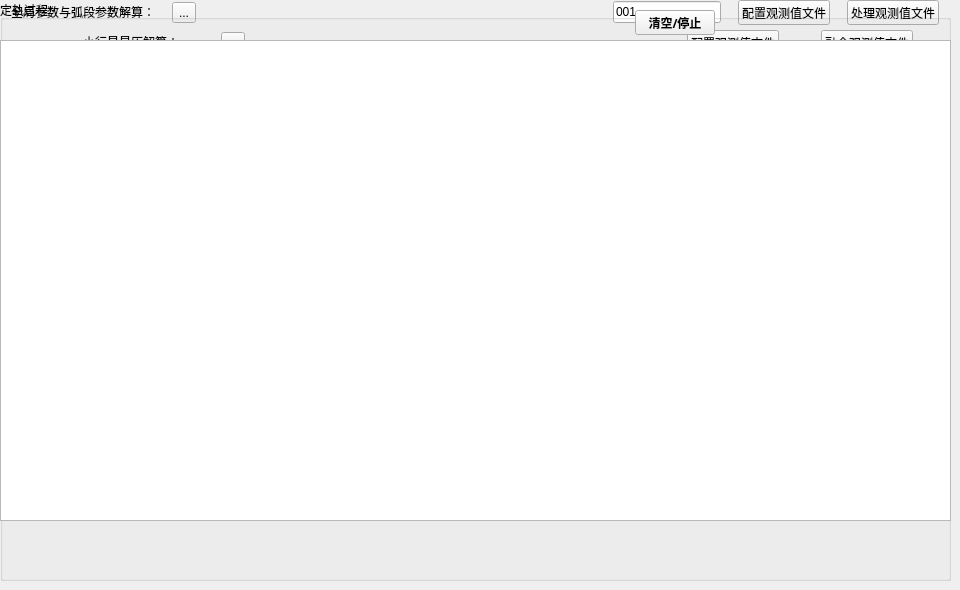
       <widget class="QWidget" name="tab_5">
        <attribute name="title">
         <string>定轨输出</string>
        </attribute>
        <widget class="QWidget" name="horizontalLayoutWidget_66">
         <property name="visible">
          <bool>false</bool>
         </property>
         <property name="geometry">
          <rect>
           <x>0</x>
           <y>0</y>
           <width>951</width>
           <height>25</height>
          </rect>
         </property>
         <layout class="QHBoxLayout" name="horizontalLayout_67">
          <item>
           <widget class="QLabel" name="label_125">
            <property name="enabled">
             <bool>true</bool>
            </property>
            <property name="sizePolicy">
             <sizepolicy hsizetype="Fixed" vsizetype="Preferred">
              <horstretch>0</horstretch>
              <verstretch>0</verstretch>
             </sizepolicy>
            </property>
            <property name="text">
             <string>&lt;html&gt;&lt;head/&gt;&lt;body&gt;&lt;p&gt;全局参数与弧段参数解算：&lt;/p&gt;&lt;/body&gt;&lt;/html&gt;</string>
            </property>
           </widget>
          </item>
          <item>
           <widget class="QToolButton" name="toolButton_5">
            <property name="text">
             <string>...</string>
            </property>
           </widget>
          </item>
          <item>
           <spacer name="horizontalSpacer_192">
            <property name="orientation">
             <enum>Qt::Horizontal</enum>
            </property>
            <property name="sizeType">
             <enum>QSizePolicy::Fixed</enum>
            </property>
            <property name="sizeHint" stdset="0">
             <size>
              <width>400</width>
              <height>20</height>
             </size>
            </property>
           </spacer>
          </item>
          <item>
           <widget class="QLineEdit" name="lineEdit_87">
            <property name="sizePolicy">
             <sizepolicy hsizetype="Fixed" vsizetype="Fixed">
              <horstretch>0</horstretch>
              <verstretch>0</verstretch>
             </sizepolicy>
            </property>
            <property name="text">
             <string>001</string>
            </property>
           </widget>
          </item>
          <item>
           <widget class="QPushButton" name="pushButton_79">
            <property name="sizePolicy">
             <sizepolicy hsizetype="Fixed" vsizetype="Fixed">
              <horstretch>0</horstretch>
              <verstretch>0</verstretch>
             </sizepolicy>
            </property>
            <property name="text">
             <string>配置观测值文件</string>
            </property>
           </widget>
          </item>
          <item>
           <widget class="QPushButton" name="pushButton_80">
            <property name="sizePolicy">
             <sizepolicy hsizetype="Fixed" vsizetype="Fixed">
              <horstretch>0</horstretch>
              <verstretch>0</verstretch>
             </sizepolicy>
            </property>
            <property name="text">
             <string>处理观测值文件</string>
            </property>
           </widget>
          </item>
         </layout>
        </widget>
        <widget class="QWidget" name="horizontalLayoutWidget_67">
         <property name="visible">
          <bool>false</bool>
         </property>
         <property name="geometry">
          <rect>
           <x>0</x>
           <y>30</y>
           <width>951</width>
           <height>25</height>
          </rect>
         </property>
         <layout class="QHBoxLayout" name="horizontalLayout_68">
          <item>
           <spacer name="horizontalSpacer_191">
            <property name="orientation">
             <enum>Qt::Horizontal</enum>
            </property>
            <property name="sizeType">
             <enum>QSizePolicy::Fixed</enum>
            </property>
            <property name="sizeHint" stdset="0">
             <size>
              <width>47</width>
              <height>20</height>
             </size>
            </property>
           </spacer>
          </item>
          <item>
           <widget class="QLabel" name="label_126">
            <property name="enabled">
             <bool>true</bool>
            </property>
            <property name="sizePolicy">
             <sizepolicy hsizetype="Fixed" vsizetype="Preferred">
              <horstretch>0</horstretch>
              <verstretch>0</verstretch>
             </sizepolicy>
            </property>
            <property name="text">
             <string>&lt;html&gt;&lt;head/&gt;&lt;body&gt;&lt;p&gt;小行星星历解算：&lt;/p&gt;&lt;/body&gt;&lt;/html&gt;</string>
            </property>
           </widget>
          </item>
          <item>
           <widget class="QToolButton" name="toolButton_6">
            <property name="text">
             <string>...</string>
            </property>
           </widget>
          </item>
          <item>
           <spacer name="horizontalSpacer_193">
            <property name="orientation">
             <enum>Qt::Horizontal</enum>
            </property>
            <property name="sizeType">
             <enum>QSizePolicy::Preferred</enum>
            </property>
            <property name="sizeHint" stdset="0">
             <size>
              <width>400</width>
              <height>20</height>
             </size>
            </property>
           </spacer>
          </item>
          <item>
           <widget class="QPushButton" name="pushButton_81">
            <property name="sizePolicy">
             <sizepolicy hsizetype="Fixed" vsizetype="Fixed">
              <horstretch>0</horstretch>
              <verstretch>0</verstretch>
             </sizepolicy>
            </property>
            <property name="text">
             <string>配置观测值文件</string>
            </property>
           </widget>
          </item>
          <item>
           <widget class="QPushButton" name="pushButton_82">
            <property name="sizePolicy">
             <sizepolicy hsizetype="Fixed" vsizetype="Fixed">
              <horstretch>0</horstretch>
              <verstretch>0</verstretch>
             </sizepolicy>
            </property>
            <property name="text">
             <string>融合观测值文件</string>
            </property>
           </widget>
          </item>
         </layout>
        </widget>
        <widget class="QGroupBox" name="groupBox_9">
         <property name="geometry">
          <rect>
           <x>0</x>
           <y>0</y>
           <width>951</width>
           <height>581</height>
          </rect>
         </property>
         <property name="title">
          <string>定轨过程</string>
         </property>
         <widget class="QTextEdit" name="textEdit">
          <property name="geometry">
           <rect>
            <x>0</x>
            <y>40</y>
            <width>951</width>
            <height>481</height>
           </rect>
          </property>
         </widget>
         <widget class="QWidget" name="horizontalLayoutWidget_68">
          <property name="geometry">
           <rect>
            <x>0</x>
            <y>10</y>
            <width>951</width>
            <height>25</height>
           </rect>
          </property>
          <layout class="QHBoxLayout" name="horizontalLayout_69">
           <item>
            <spacer name="horizontalSpacer_195">
             <property name="orientation">
              <enum>Qt::Horizontal</enum>
             </property>
             <property name="sizeType">
              <enum>QSizePolicy::Preferred</enum>
             </property>
             <property name="sizeHint" stdset="0">
              <size>
               <width>400</width>
               <height>20</height>
              </size>
             </property>
            </spacer>
           </item>
           <item>
            <widget class="QPushButton" name="pushButton_84">
             <property name="sizePolicy">
              <sizepolicy hsizetype="Fixed" vsizetype="Fixed">
               <horstretch>0</horstretch>
               <verstretch>0</verstretch>
              </sizepolicy>
             </property>
             <property name="font">
              <font>
               <family>Agency FB</family>
               <weight>75</weight>
               <bold>true</bold>
              </font>
             </property>
             <property name="text">
              <string>清空/停止</string>
             </property>
            </widget>
           </item>
          </layout>
         </widget>
        </widget>
       </widget>
